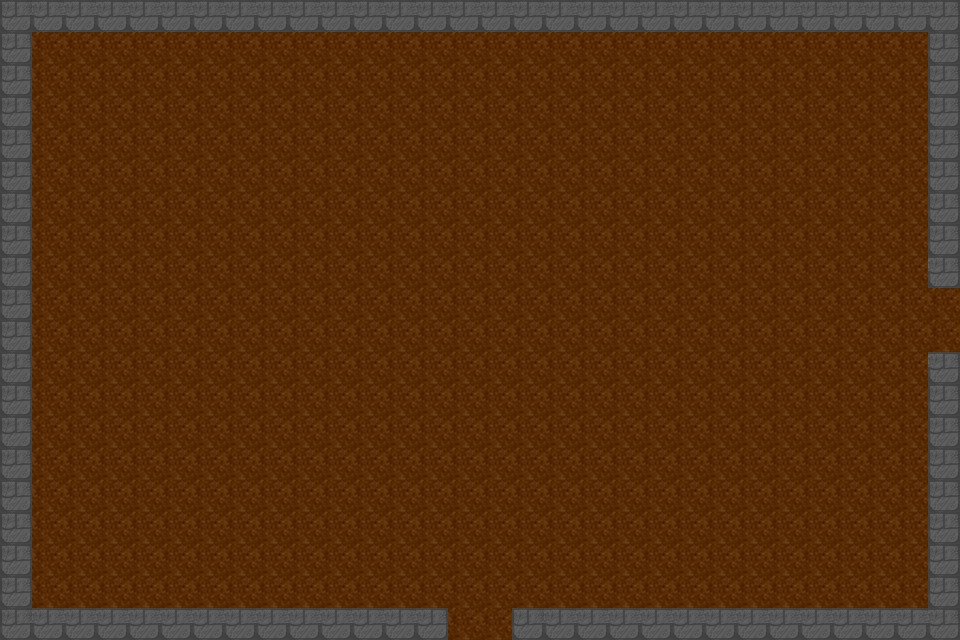

Below is a game level as drawn by its tile map, then a one-line description and the .tmx file that defines it, in full:
An orthogonal 30x20 tile map with 32x32 px tiles, 1 tile layer (Tile layer 1), 2 tilesets and 15 objects.

<map version="1.10" tiledversion="1.11.2" orientation="orthogonal" renderorder="right-down" width="30" height="20" tilewidth="32" tileheight="32" infinite="0" nextlayerid="3" nextobjectid="1">
    <tileset firstgid="1" name="Town Tileset" tilewidth="32" tileheight="32" tilecount="64" columns="8">
        <image source="../tiles/World H Tileset.png" trans="ff00ff" width="256" height="256" />
        <tile id="4">
            <objectgroup draworder="index" id="2">
                <object id="1" x="0" y="0" width="32" height="32" />
            </objectgroup>
        </tile>
        <tile id="5">
            <objectgroup draworder="index" id="2">
                <object id="1" x="0" y="0" width="32" height="32" />
            </objectgroup>
        </tile>
        <tile id="6">
            <objectgroup draworder="index" id="2">
                <object id="1" x="0" y="0" width="32" height="32" />
            </objectgroup>
        </tile>
        <tile id="7">
            <objectgroup draworder="index" id="2">
                <object id="1" x="0" y="0" width="32" height="32" />
            </objectgroup>
        </tile>
        <tile id="8">
            <objectgroup draworder="index" id="2">
                <object id="1" x="0" y="0" width="32" height="32" />
            </objectgroup>
        </tile>
        <tile id="10">
            <objectgroup draworder="index" id="2">
                <object id="1" x="0" y="32" width="32" height="0" />
            </objectgroup>
        </tile>
        <tile id="11">
            <objectgroup draworder="index" id="2">
                <object id="1" x="0" y="32" width="32" height="0" />
                <object id="2" x="32" y="0" width="0" height="32" />
            </objectgroup>
        </tile>
        <tile id="12">
            <objectgroup draworder="index" id="2">
                <object id="1" x="32" y="0" width="0" height="32" />
            </objectgroup>
        </tile>
        <tile id="13">
            <objectgroup draworder="index" id="2">
                <object id="1" x="0" y="32" width="32" height="0" />
                <object id="2" x="0" y="32" width="32" height="0" />
                <object id="3" x="0" y="0" width="0" height="32" />
            </objectgroup>
        </tile>
        <tile id="14">
            <objectgroup draworder="index" id="2">
                <object id="1" x="0" y="0" width="0" height="32" />
            </objectgroup>
        </tile>
        <tile id="16">
            <objectgroup draworder="index" id="2">
                <object id="1" x="0" y="0" width="32" height="32" />
            </objectgroup>
        </tile>
        <tile id="24">
            <objectgroup draworder="index" id="2">
                <object id="1" x="0" y="0" width="32" height="32" />
            </objectgroup>
        </tile>
    </tileset>
    <tileset firstgid="65" name="Dungeon Crawler Tileset" tilewidth="32" tileheight="32" tilecount="100" columns="10">
        <image source="../tiles/Dungeon_Tile.png" trans="" width="320" height="320" />
    </tileset>
    <layer id="1" name="Tile layer 1" width="30" height="20">
        <data encoding="csv">
9,6,6,6,6,6,6,6,6,6,6,6,6,6,6,6,6,6,6,6,6,6,6,6,6,6,6,6,6,7,
8,1,1,1,1,1,1,1,1,1,1,1,1,1,1,1,1,1,1,1,1,1,1,1,1,1,1,1,1,8,
8,1,1,1,1,1,1,1,1,1,1,1,1,1,1,1,1,1,1,1,1,1,1,1,1,1,1,1,1,8,
8,1,1,1,1,1,1,1,1,1,1,1,1,1,1,1,1,1,1,1,1,1,1,1,1,1,1,1,1,8,
8,1,1,1,1,1,1,1,1,1,1,1,1,1,1,1,1,1,1,1,1,1,1,1,1,1,1,1,1,8,
8,1,1,1,1,1,1,1,1,1,1,1,1,1,1,1,1,1,1,1,1,1,1,1,1,1,1,1,1,8,
8,1,1,1,1,1,1,1,1,1,1,1,1,1,1,1,1,1,1,1,1,1,1,1,1,1,1,1,1,8,
8,1,1,1,1,1,1,1,1,1,1,1,1,1,1,1,1,1,1,1,1,1,1,1,1,1,1,1,1,8,
8,1,1,1,1,1,1,1,1,1,1,1,1,1,1,1,1,1,1,1,1,1,1,1,1,1,1,1,1,7,
8,1,1,1,1,1,1,1,1,1,1,1,1,1,1,1,1,1,1,1,1,1,1,1,1,1,1,1,1,1,
8,1,1,1,1,1,1,1,1,1,1,1,1,1,1,1,1,1,1,1,1,1,1,1,1,1,1,1,1,1,
8,1,1,1,1,1,1,1,1,1,1,1,1,1,1,1,1,1,1,1,1,1,1,1,1,1,1,1,1,7,
8,1,1,1,1,1,1,1,1,1,1,1,1,1,1,1,1,1,1,1,1,1,1,1,1,1,1,1,1,8,
8,1,1,1,1,1,1,1,1,1,1,1,1,1,1,1,1,1,1,1,1,1,1,1,1,1,1,1,1,8,
8,1,1,1,1,1,1,1,1,1,1,1,1,1,1,1,1,1,1,1,1,1,1,1,1,1,1,1,1,8,
8,1,1,1,1,1,1,1,1,1,1,1,1,1,1,1,1,1,1,1,1,1,1,1,1,1,1,1,1,8,
8,1,1,1,1,1,1,1,1,1,1,1,1,1,1,1,1,1,1,1,1,1,1,1,1,1,1,1,1,8,
8,1,1,1,1,1,1,1,1,1,1,1,1,1,1,1,1,1,1,1,1,1,1,1,1,1,1,1,1,8,
8,1,1,1,1,1,1,1,1,1,1,1,1,1,1,1,1,1,1,1,1,1,1,1,1,1,1,1,1,8,
9,6,6,6,6,6,6,6,6,6,6,6,6,7,1,1,9,6,6,6,6,6,6,6,6,6,6,6,6,7
        </data>
    </layer>
</map>
